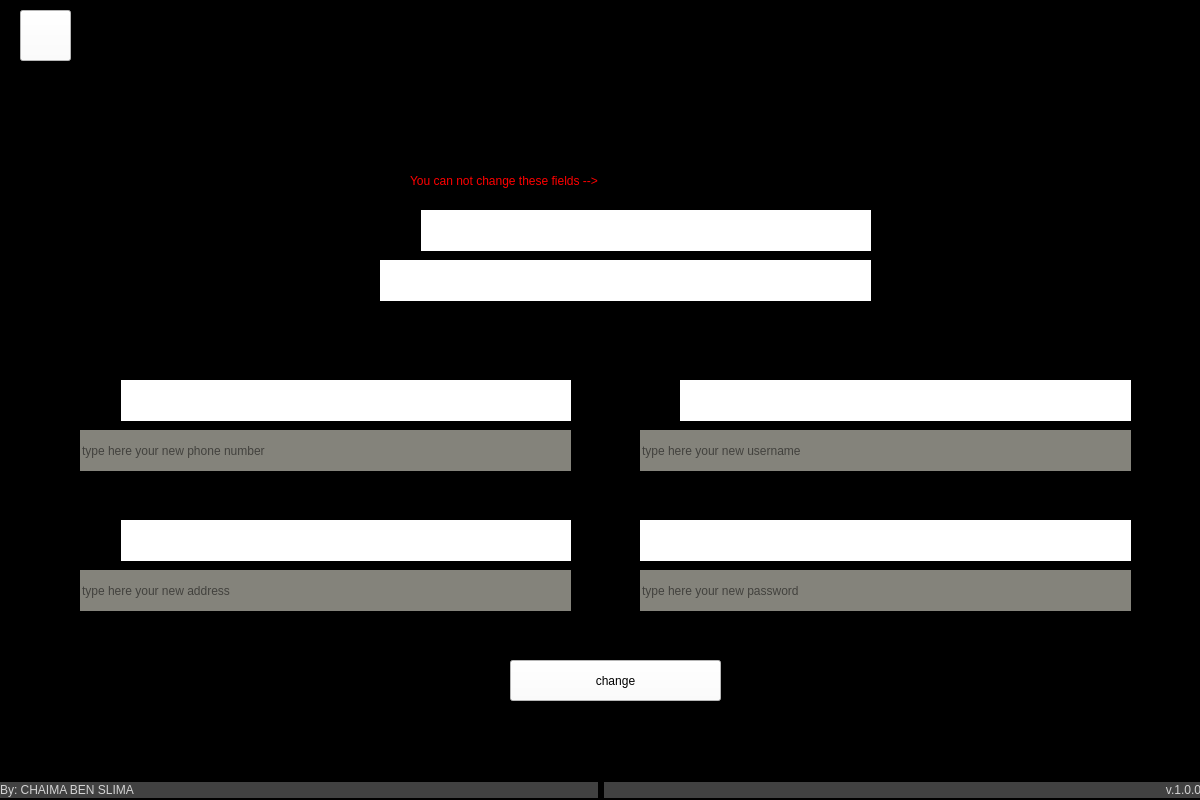
<?xml version="1.0" encoding="UTF-8"?>
<ui version="4.0">
 <class>Form</class>
 <widget class="QWidget" name="Form">
  <property name="geometry">
   <rect>
    <x>0</x>
    <y>0</y>
    <width>1200</width>
    <height>800</height>
   </rect>
  </property>
  <property name="minimumSize">
   <size>
    <width>1200</width>
    <height>800</height>
   </size>
  </property>
  <property name="maximumSize">
   <size>
    <width>1200</width>
    <height>800</height>
   </size>
  </property>
  <property name="windowTitle">
   <string>Virtual Doctor</string>
  </property>
  <property name="windowIcon">
   <iconset>
    <normaloff>../pictures/icone.jpg</normaloff>../pictures/icone.jpg</iconset>
  </property>
  <property name="styleSheet">
   <string notr="true">background-color: rgb(0, 0, 0);</string>
  </property>
  <widget class="QLabel" name="hello">
   <property name="geometry">
    <rect>
     <x>200</x>
     <y>20</y>
     <width>841</width>
     <height>81</height>
    </rect>
   </property>
   <property name="styleSheet">
    <string notr="true">color: rgb(255, 255, 255);
font: 75 26pt &quot;MS Shell Dlg 2&quot;;</string>
   </property>
   <property name="text">
    <string/>
   </property>
  </widget>
  <widget class="QPushButton" name="back">
   <property name="geometry">
    <rect>
     <x>20</x>
     <y>10</y>
     <width>51</width>
     <height>51</height>
    </rect>
   </property>
   <property name="styleSheet">
    <string notr="true">background-color: rgb(255, 255, 255);
color: rgb(0, 0, 0);
font: 75 9pt &quot;MS Shell Dlg 2&quot;;</string>
   </property>
   <property name="text">
    <string/>
   </property>
   <property name="icon">
    <iconset>
     <normaloff>../pictures/back icon.png</normaloff>../pictures/back icon.png</iconset>
   </property>
   <property name="iconSize">
    <size>
     <width>50</width>
     <height>50</height>
    </size>
   </property>
  </widget>
  <widget class="QWidget" name="layoutWidget">
   <property name="geometry">
    <rect>
     <x>0</x>
     <y>770</y>
     <width>1201</width>
     <height>41</height>
    </rect>
   </property>
   <layout class="QHBoxLayout" name="horizontalLayout">
    <item>
     <widget class="QLabel" name="creditsLabel">
      <property name="maximumSize">
       <size>
        <width>16777215</width>
        <height>16</height>
       </size>
      </property>
      <property name="font">
       <font>
        <family>Segoe UI</family>
        <weight>50</weight>
        <italic>false</italic>
        <bold>false</bold>
       </font>
      </property>
      <property name="styleSheet">
       <string notr="true">background-color: rgb(65, 65, 65);
color: rgb(211, 211, 211);
</string>
      </property>
      <property name="text">
       <string>By: CHAIMA BEN SLIMA </string>
      </property>
      <property name="alignment">
       <set>Qt::AlignLeading|Qt::AlignLeft|Qt::AlignVCenter</set>
      </property>
     </widget>
    </item>
    <item>
     <widget class="QLabel" name="creditsLabel_2">
      <property name="maximumSize">
       <size>
        <width>16777215</width>
        <height>16</height>
       </size>
      </property>
      <property name="font">
       <font>
        <family>Segoe UI</family>
        <weight>50</weight>
        <italic>false</italic>
        <bold>false</bold>
       </font>
      </property>
      <property name="layoutDirection">
       <enum>Qt::RightToLeft</enum>
      </property>
      <property name="styleSheet">
       <string notr="true">background-color: rgb(65, 65, 65);
color: rgb(211, 211, 211);
</string>
      </property>
      <property name="text">
       <string>v.1.0.0</string>
      </property>
      <property name="alignment">
       <set>Qt::AlignRight|Qt::AlignTrailing|Qt::AlignVCenter</set>
      </property>
     </widget>
    </item>
   </layout>
  </widget>
  <widget class="QLabel" name="address">
   <property name="geometry">
    <rect>
     <x>120</x>
     <y>520</y>
     <width>451</width>
     <height>41</height>
    </rect>
   </property>
   <property name="styleSheet">
    <string notr="true">color: rgb(0, 0, 0);
font:  10pt &quot;Maiandra GD&quot;;
background-color: rgb(255, 255, 255);</string>
   </property>
   <property name="text">
    <string/>
   </property>
   <property name="wordWrap">
    <bool>true</bool>
   </property>
  </widget>
  <widget class="QLabel" name="speciality">
   <property name="geometry">
    <rect>
     <x>420</x>
     <y>260</y>
     <width>451</width>
     <height>41</height>
    </rect>
   </property>
   <property name="styleSheet">
    <string notr="true">color: rgb(0, 0, 0);
font:  10pt &quot;Maiandra GD&quot;;
background-color: rgb(255, 255, 255);</string>
   </property>
   <property name="text">
    <string/>
   </property>
   <property name="wordWrap">
    <bool>true</bool>
   </property>
  </widget>
  <widget class="QLabel" name="label_4">
   <property name="geometry">
    <rect>
     <x>80</x>
     <y>520</y>
     <width>41</width>
     <height>41</height>
    </rect>
   </property>
   <property name="text">
    <string/>
   </property>
   <property name="pixmap">
    <pixmap>../pictures/address icone.png</pixmap>
   </property>
   <property name="scaledContents">
    <bool>true</bool>
   </property>
  </widget>
  <widget class="QLabel" name="phone">
   <property name="geometry">
    <rect>
     <x>120</x>
     <y>380</y>
     <width>451</width>
     <height>41</height>
    </rect>
   </property>
   <property name="styleSheet">
    <string notr="true">color: rgb(0, 0, 0);
font:  20pt &quot;Maiandra GD&quot;;
background-color: rgb(255, 255, 255);</string>
   </property>
   <property name="text">
    <string/>
   </property>
   <property name="wordWrap">
    <bool>true</bool>
   </property>
  </widget>
  <widget class="QLabel" name="label_2">
   <property name="geometry">
    <rect>
     <x>380</x>
     <y>260</y>
     <width>41</width>
     <height>41</height>
    </rect>
   </property>
   <property name="styleSheet">
    <string notr="true">background-color: rgb(255, 255, 255);</string>
   </property>
   <property name="text">
    <string/>
   </property>
   <property name="pixmap">
    <pixmap>../pictures/speciality.png</pixmap>
   </property>
   <property name="scaledContents">
    <bool>true</bool>
   </property>
  </widget>
  <widget class="QLabel" name="label_5">
   <property name="geometry">
    <rect>
     <x>80</x>
     <y>380</y>
     <width>41</width>
     <height>41</height>
    </rect>
   </property>
   <property name="text">
    <string/>
   </property>
   <property name="pixmap">
    <pixmap>../pictures/phone icon.jpg</pixmap>
   </property>
   <property name="scaledContents">
    <bool>true</bool>
   </property>
  </widget>
  <widget class="QLabel" name="doctor">
   <property name="geometry">
    <rect>
     <x>420</x>
     <y>210</y>
     <width>451</width>
     <height>41</height>
    </rect>
   </property>
   <property name="styleSheet">
    <string notr="true">color: rgb(0, 0, 0);
font:  12pt &quot;Maiandra GD&quot;;
background-color: rgb(255, 255, 255);</string>
   </property>
   <property name="text">
    <string/>
   </property>
   <property name="wordWrap">
    <bool>true</bool>
   </property>
  </widget>
  <widget class="QLabel" name="label_6">
   <property name="geometry">
    <rect>
     <x>380</x>
     <y>210</y>
     <width>41</width>
     <height>41</height>
    </rect>
   </property>
   <property name="text">
    <string/>
   </property>
   <property name="pixmap">
    <pixmap>../pictures/icone.jpg</pixmap>
   </property>
   <property name="scaledContents">
    <bool>true</bool>
   </property>
  </widget>
  <widget class="QPushButton" name="change">
   <property name="geometry">
    <rect>
     <x>510</x>
     <y>660</y>
     <width>211</width>
     <height>41</height>
    </rect>
   </property>
   <property name="styleSheet">
    <string notr="true">background-color: rgb(255, 255, 255);
color: rgb(0, 0, 0);
font: 75 9pt &quot;MS Shell Dlg 2&quot;;</string>
   </property>
   <property name="text">
    <string>change</string>
   </property>
  </widget>
  <widget class="QLabel" name="password">
   <property name="geometry">
    <rect>
     <x>680</x>
     <y>520</y>
     <width>451</width>
     <height>41</height>
    </rect>
   </property>
   <property name="mouseTracking">
    <bool>false</bool>
   </property>
   <property name="styleSheet">
    <string notr="true">color: rgb(0, 0, 0);
font:  10pt &quot;Maiandra GD&quot;;
background-color: rgb(255, 255, 255);</string>
   </property>
   <property name="text">
    <string/>
   </property>
   <property name="wordWrap">
    <bool>true</bool>
   </property>
  </widget>
  <widget class="QLabel" name="label_7">
   <property name="geometry">
    <rect>
     <x>640</x>
     <y>380</y>
     <width>41</width>
     <height>41</height>
    </rect>
   </property>
   <property name="text">
    <string/>
   </property>
   <property name="pixmap">
    <pixmap>../pictures/username.jpg</pixmap>
   </property>
   <property name="scaledContents">
    <bool>true</bool>
   </property>
  </widget>
  <widget class="QLabel" name="label_8">
   <property name="geometry">
    <rect>
     <x>640</x>
     <y>520</y>
     <width>41</width>
     <height>41</height>
    </rect>
   </property>
   <property name="styleSheet">
    <string notr="true">background-color: rgb(255, 255, 255);</string>
   </property>
   <property name="text">
    <string/>
   </property>
   <property name="pixmap">
    <pixmap>../pictures/password icon.png</pixmap>
   </property>
   <property name="scaledContents">
    <bool>true</bool>
   </property>
  </widget>
  <widget class="QLabel" name="username">
   <property name="geometry">
    <rect>
     <x>680</x>
     <y>380</y>
     <width>451</width>
     <height>41</height>
    </rect>
   </property>
   <property name="styleSheet">
    <string notr="true">color: rgb(0, 0, 0);
font:  20pt &quot;Maiandra GD&quot;;
background-color: rgb(255, 255, 255);</string>
   </property>
   <property name="text">
    <string/>
   </property>
   <property name="wordWrap">
    <bool>true</bool>
   </property>
  </widget>
  <widget class="QLabel" name="hello_2">
   <property name="geometry">
    <rect>
     <x>410</x>
     <y>140</y>
     <width>441</width>
     <height>81</height>
    </rect>
   </property>
   <property name="styleSheet">
    <string notr="true">color: rgb(255, 0, 0);
font: 75 16pt &quot;MS Shell Dlg 2&quot;;</string>
   </property>
   <property name="text">
    <string>You can not change these fields --&gt;</string>
   </property>
  </widget>
  <widget class="QLineEdit" name="newphone">
   <property name="geometry">
    <rect>
     <x>80</x>
     <y>430</y>
     <width>491</width>
     <height>41</height>
    </rect>
   </property>
   <property name="styleSheet">
    <string notr="true">color:rgb(0,0,0);
background-color: rgb(132, 131, 123);
border-radius:rgb(132, 131, 123);
font: 14pt &quot;MS Shell Dlg 2&quot;;</string>
   </property>
   <property name="text">
    <string/>
   </property>
   <property name="placeholderText">
    <string>type here your new phone number</string>
   </property>
  </widget>
  <widget class="QLineEdit" name="newusername">
   <property name="geometry">
    <rect>
     <x>640</x>
     <y>430</y>
     <width>491</width>
     <height>41</height>
    </rect>
   </property>
   <property name="styleSheet">
    <string notr="true">color:rgb(0,0,0);
background-color: rgb(132, 131, 123);
border-radius:rgb(132, 131, 123);
font: 14pt &quot;MS Shell Dlg 2&quot;;</string>
   </property>
   <property name="text">
    <string/>
   </property>
   <property name="placeholderText">
    <string>type here your new username</string>
   </property>
  </widget>
  <widget class="QLineEdit" name="newaddress">
   <property name="geometry">
    <rect>
     <x>80</x>
     <y>570</y>
     <width>491</width>
     <height>41</height>
    </rect>
   </property>
   <property name="styleSheet">
    <string notr="true">color:rgb(0,0,0);
background-color: rgb(132, 131, 123);
border-radius:rgb(132, 131, 123);
font: 14pt &quot;MS Shell Dlg 2&quot;;</string>
   </property>
   <property name="text">
    <string/>
   </property>
   <property name="placeholderText">
    <string>type here your new address</string>
   </property>
  </widget>
  <widget class="QLineEdit" name="newpass">
   <property name="geometry">
    <rect>
     <x>640</x>
     <y>570</y>
     <width>491</width>
     <height>41</height>
    </rect>
   </property>
   <property name="styleSheet">
    <string notr="true">color:rgb(0,0,0);
background-color: rgb(132, 131, 123);
border-radius:rgb(132, 131, 123);
font: 14pt &quot;MS Shell Dlg 2&quot;;</string>
   </property>
   <property name="text">
    <string/>
   </property>
   <property name="echoMode">
    <enum>QLineEdit::Password</enum>
   </property>
   <property name="placeholderText">
    <string>type here your new password</string>
   </property>
  </widget>
  <widget class="QLabel" name="success">
   <property name="geometry">
    <rect>
     <x>450</x>
     <y>710</y>
     <width>361</width>
     <height>31</height>
    </rect>
   </property>
   <property name="styleSheet">
    <string notr="true">color: rgb(0, 170, 0);
font: 75 16pt &quot;MS Shell Dlg 2&quot;;</string>
   </property>
   <property name="text">
    <string/>
   </property>
  </widget>
  <zorder>hello_2</zorder>
  <zorder>hello</zorder>
  <zorder>back</zorder>
  <zorder>layoutWidget</zorder>
  <zorder>address</zorder>
  <zorder>speciality</zorder>
  <zorder>label_4</zorder>
  <zorder>phone</zorder>
  <zorder>label_2</zorder>
  <zorder>label_5</zorder>
  <zorder>doctor</zorder>
  <zorder>label_6</zorder>
  <zorder>change</zorder>
  <zorder>password</zorder>
  <zorder>label_7</zorder>
  <zorder>label_8</zorder>
  <zorder>username</zorder>
  <zorder>newphone</zorder>
  <zorder>newusername</zorder>
  <zorder>newaddress</zorder>
  <zorder>newpass</zorder>
  <zorder>success</zorder>
 </widget>
 <resources/>
 <connections/>
</ui>
